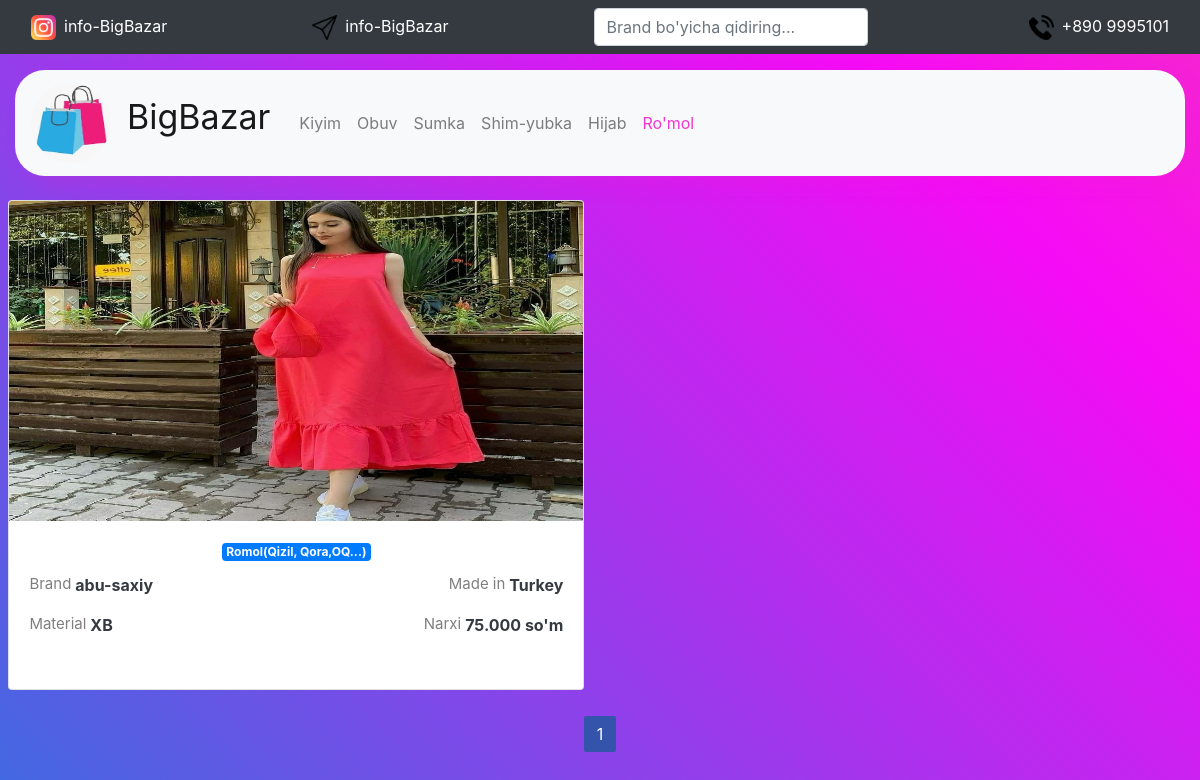
Before: /romol/ with the older database file.
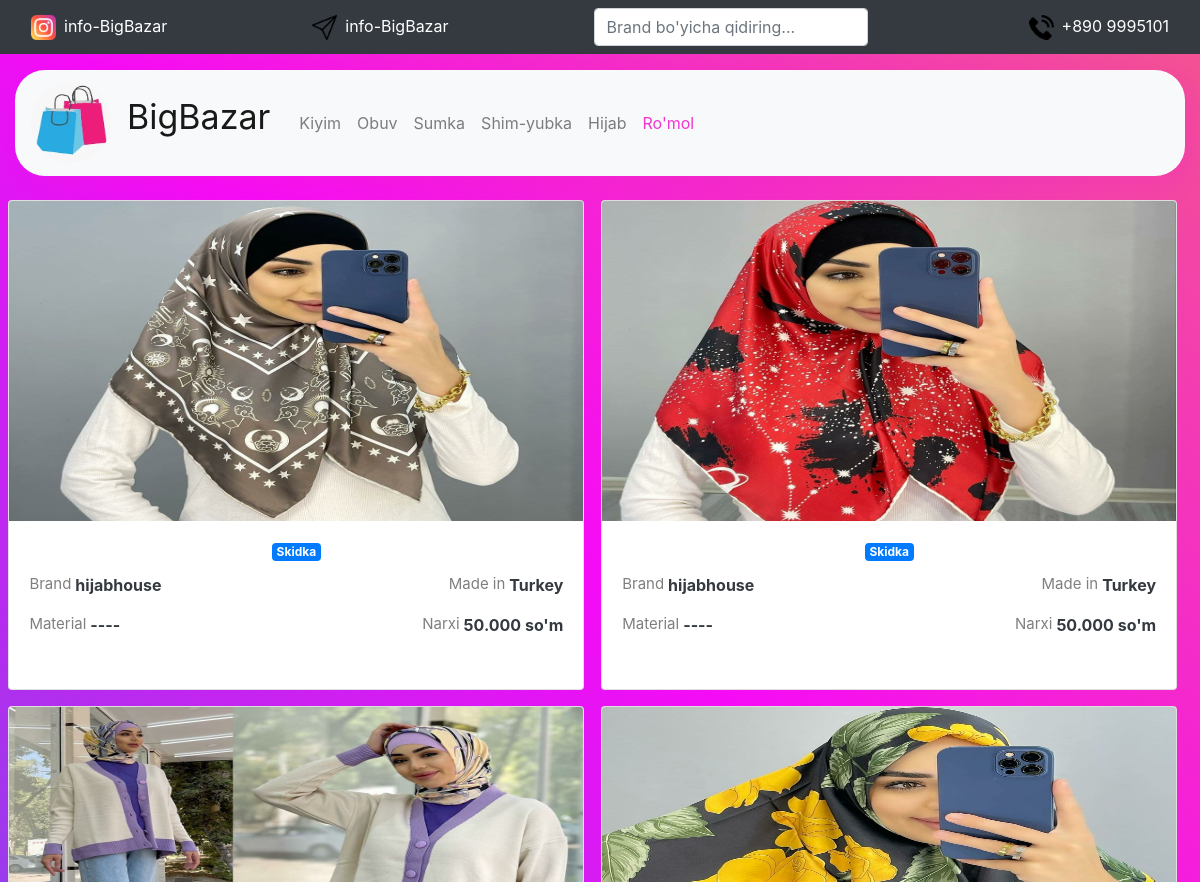
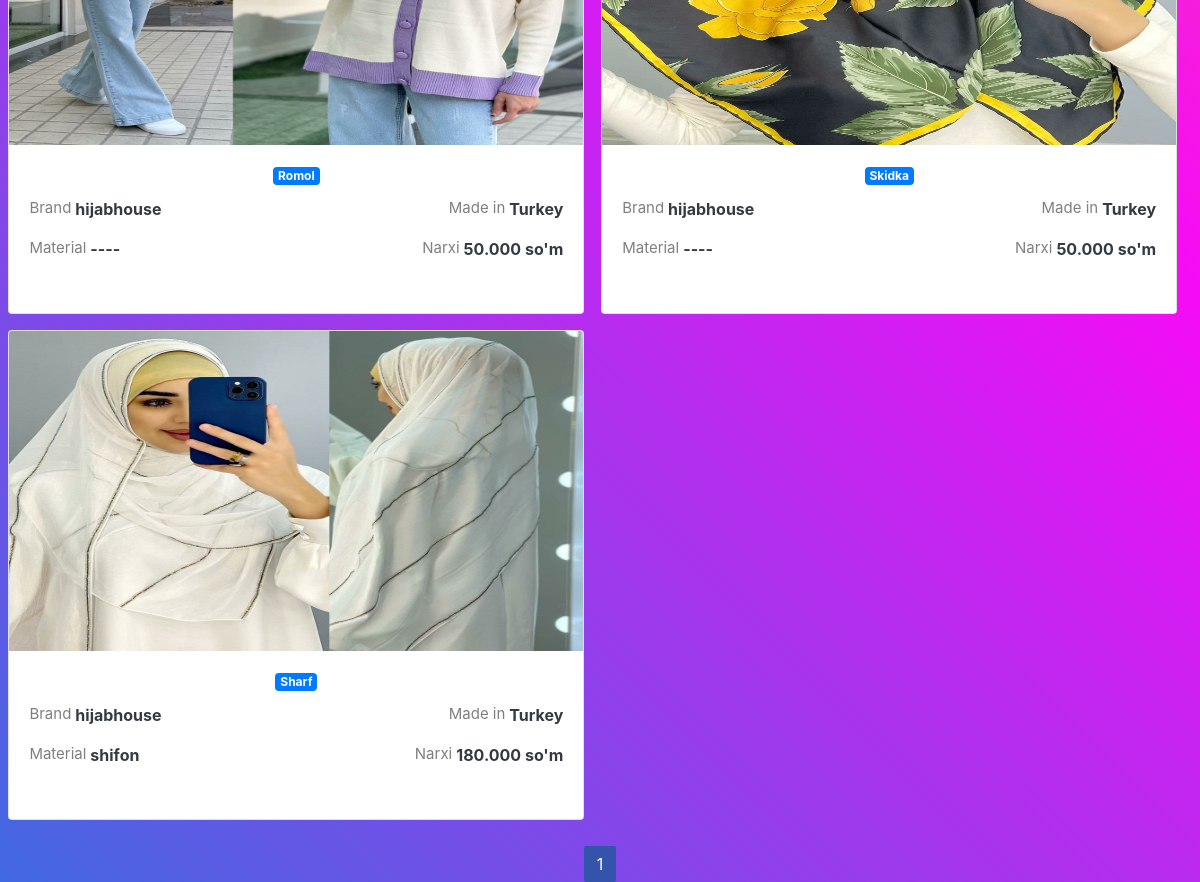
After: the same page with the newer database file (2 pictures, top to bottom).
### ecom/models.py (models this page shows)
class Romol(models.Model):
    class Meta:
        db_table = "Romol"
    category = models.CharField(max_length=45, default='Romol')
    brand = models.CharField(max_length=15, null=False, blank=True)
    made = models.CharField(max_length=15, blank=True)
    material = models.CharField(max_length=10, blank=True)
    price = models.CharField(max_length=15, blank=True)
    image = models.ImageField(upload_to=getpath)

### ecom/views.py (the view)
# urls.py: path('romol/', romol_link, name="romol"),
def romol_link(request):
    return render(request, 'Romol.html', {'romol': search(request, Romol)})

### ecom/templates/Romol.html (shortened to what this page needs)
{% load static %}
<!DOCTYPE html>
<html lang="en">
<head>
    <link rel="stylesheet" href="{% static 'css/decs.css' %}">
    <link rel="stylesheet" href="{% static 'bootcss/bootstrap.css' %}">
</head>
<body id="body">
<nav class="navbar navbar-dark bg-dark">
  <div class="container-fluid">
      <a href="https://www.instagram.com/bigbazaar.uz/?hl=en" class="flex-parent text-dark ">
        <div class=""><img id="insta" class="" src="{% static 'images/instagram.png' %}" alt="image"></div>
        <div class="ml-2 text-white">info-BigBazar</div>
    </a>
    <a href="https://t.me/Mansuroffakhad" class="flex-parent text-dark">
        <div class=""><img id="insta" class="" src="{% static 'images/send.png' %}" alt="image"></div>
        <div class="ml-2 text-white">info-BigBazar</div>
      </a>
      <form class="d-flex input-group w-auto">
      <input
        type="search"
        class="form-control rounded"
        name="search"
        placeholder="Brand bo'yicha qidiring..."
        aria-label="Search"
        aria-describedby="search-addon"
      />
    </form>
      <div class="flex-parent ml-3">
        <div class=""><img id="insta" class="" src="{% static 'images/telephone-call.png' %}" alt="image"></div>
        <div class="ml-2 text-white">+890 9995101</div>
      </div>
  </div>
</nav>
<div class="container">
    <div id="navbar" style="border-radius: 30px" class="navbar sticky-top navbar-expand-lg navbar-light bg-light mt-3">
        <a href="{% url 'home' %}" id="logo" class="navbar-brand">
            <div><img class="logo" src="{% static 'images/mylogo.jpg' %}" alt=""></div>
            <div class="logo_name mt-2 ml-3">BigBazar</div>
        </a>
        <div class="collapse navbar-collapse ml-5" id="menu">
            <ul class="navbar-nav justify-content-end">
                <li class="nav-item"><a href="{% url 'dress' %}" class="nav-link" >Kiyim</a></li>
                <li class="nav-item"><a href="{% url 'shoe' %}" class="nav-link " >Obuv</a></li>
                <li class="nav-item"><a href="{% url 'bag' %}" class="nav-link">Sumka</a></li>
                <li class="nav-item"><a href="{% url 'treasure' %}" class="nav-link">Shim-yubka</a></li>
                <li class="nav-item"><a href="{% url 'hijab' %}" class="nav-link">Hijab</a></li>
                <li class="nav-item"><a href="{% url 'romol' %}" style="color: rgba(239, 32, 203, 0.9)" class="nav-link">Ro'mol</a></li>
            </ul>
        </div>
    </div>
    <div class="row  align-content-md-start mt-3">
        {% for r in romol %}
        <div class="card mb-2 mt-2" >
            <img class="img_height card-img-top" src="{{r.image.url}}" alt="Card image cap">
            <div class="card-body">
                <h6 class="text-center"><span class="badge badge-primary">{{ r.category }}</span></h6>
            <div class="flex-parent justify-content-between">
                <p style="font-size: 15px" class="text-black-50 flex-parent mt-1">
                    Brand <strong style="font-size: 16px" class="text-dark ml-1">{{r.brand}}</strong>
                </p>
                <p style="font-size: 15px" class="text-black-50 flex-parent mt-1">
                    Made in <b style="font-size: 16px" class="text-dark ml-1">{{r.made}}</b>
                </p>
                </div>
                <div class="flex-parent justify-content-between mb-3">
                <p style="font-size: 15px" class="text-black-50 flex-parent ">
                    Material <strong style="font-size: 16px" class="text-dark ml-1">{{r.material}}</strong>
                </p>
                <p style="font-size: 15px" class="text-black-50 flex-parent ">
                    Narxi <b style="font-size: 16px" class="text-dark ml-1">{{r.price}}</b>
                </p>
                </div>
            </div>
            </div>
            {% endfor %}
            </div>
</div>
<div class="pagin">
    {% for num in romol.paginator.page_range %}
        {% if romol.number == num %}
            <span class="pagin-num pagin-cur">{{ num }}</span>
        {% elif num > romol.number|add:'-3' and num < romol.number|add:'3' %}
            <a class="pagin-num" href="?page={{ num }}"> {{ num }}</a>
        {% endif %}
    {% endfor %}
</div>
</body>
</html>

### static/css/decs.css (style rules this page uses)
#body { background-image: linear-gradient( 45deg, royalblue, #f60bf6, #f17c58, #27DBB1, #FFDC18, #FF3706); height: 100%; background-size: 600%, 100%; background-attachment: fixed; animation: gradient 16s linear infinite; animation-direction: alternate; margin: 0; }
.flex-parent { display: flex; color: white; }
#insta { width: 25px ; height: 25px; }
.container { width: 1600px; }
a { text-decoration: green; color: black; }
.d-flex { width: 40%; }
.logo { width: 80px; height: 80px; border-radius: 50%; }
.logo_name { font-size: 34px; }
#logo { display: flex; }
#navbar { box-shadow: 10px 10px 20px rgba(239, 32, 203, 0.2) }
.card { width: 23.5%; margin: 0 0.7%; }
.img_height { height: 290px; }
.pagin { text-align: center; margin-top: 1.5em; }
.pagin-num { background-color: #6d85c7; padding: 0.5em 0.8em; color: #ffffff; border-radius: 2px; }
.pagin-num:hover, .pagin-cur { background-color: #3354aa; }
@media (min-width: 776.1px) and (max-width: 1200px) { .card { width: 48%; } }
@media (min-width: 776.1px) and (max-width: 1200px) { #menu { margin-left: 5px !important; } }
@media (min-width: 1200px) { .img_height { height: 320px; } }

Changed rows visible on the page:
removed Romol: image (picture), category "Romol(Qizil, Qora,OQ...)", brand "abu-saxiy", made "Turkey", material "XB", price "75.000 so'm"
added Romol: image (picture), category "Skidka", brand "hijabhouse", made "Turkey", material "----", price "50.000 so'm"
added Romol: image (picture), category "Skidka", brand "hijabhouse", made "Turkey", material "----", price "50.000 so'm"
added Romol: image (picture), category "Romol", brand "hijabhouse", made "Turkey", material "----", price "50.000 so'm"
added Romol: image (picture), category "Skidka", brand "hijabhouse", made "Turkey", material "----", price "50.000 so'm"
added Romol: image (picture), category "Sharf", brand "hijabhouse", made "Turkey", material "shifon", price "180.000 so'm"
